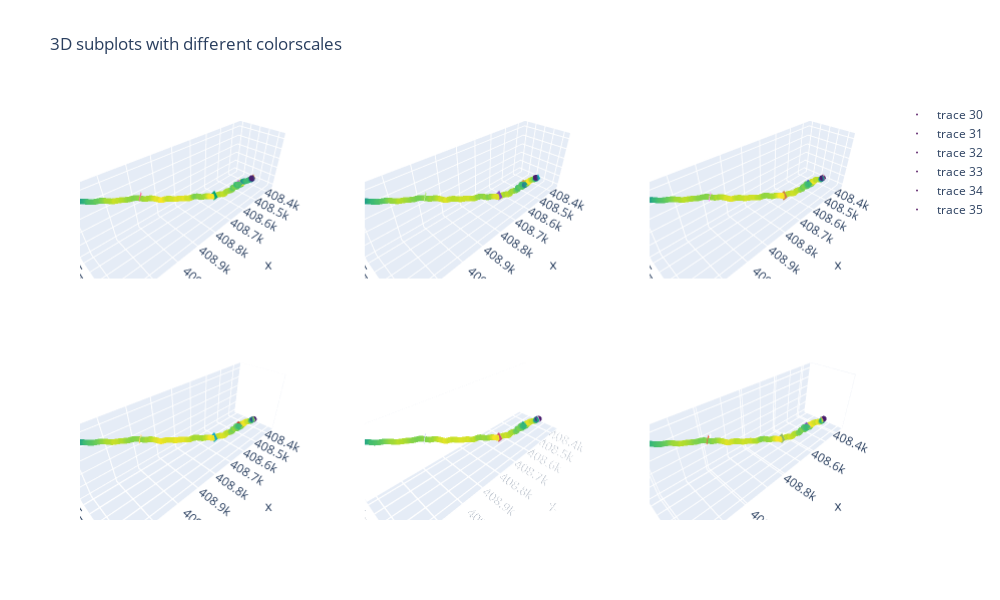

The notebook cell this image was saved under:
### Code cell
import plotly.graph_objects as go
from plotly.subplots import make_subplots
import numpy as np


fig = make_subplots(
    rows=(len(Liste_départ_arrivé_index)-1)//3+1, cols=3,specs=[[{'type': 'scene'}]*3]*((len(Liste_départ_arrivé_index)-1)//3+1))

longeur_plan=20


for i in range(len(n)) :
        
    vecteur_colineaire=np.array([1,1,-1*(n[i][0]+n[i][1])/n[i][2]])
    vecteur_colineaire_2=np.array([0,1,-1*(n[i][1])/n[i][2]])
    vecteur_colineaire_3=np.array([1,0,-1*(n[i][0])/n[i][2]])

    angle=np.pi/2
    #matrice_de_rotation_par_rapport_a_n[i]
    matrice_de_rotation_par_rapport_a_N=np.array([[np.cos(angle)+n[i][0]**2*(1-np.cos(angle)),n[i][0]*n[i][1]*(1-np.cos(angle))-n[i][2]*np.sin(angle),n[i][0]*n[i][2]*(1-np.cos(angle))+n[i][1]*np.sin(angle)],[n[i][1]*n[i][0]*(1-np.cos(angle))+n[i][2]*np.sin(angle),np.cos(angle)+n[i][1]**2*(1-np.cos(angle)),n[i][1]*n[i][2]*(1-np.cos(angle))-n[i][0]*np.sin(angle)],[n[i][2]*n[i][0]*(1-np.cos(angle))-n[i][1]*np.sin(angle),n[i][2]*n[i][1]*(1-np.cos(angle))+n[i][0]*np.sin(angle),np.cos(angle)+n[i][2]**2*(1-np.cos(angle))]])
    vecteur_colineaire_4=np.dot(matrice_de_rotation_par_rapport_a_N,vecteur_colineaire)

    vecteur_colineaire=vecteur_colineaire/np.linalg.norm(vecteur_colineaire)
    vecteur_colineaire_2=vecteur_colineaire_2/np.linalg.norm(vecteur_colineaire_2)
    vecteur_colineaire_3=vecteur_colineaire_3/np.linalg.norm(vecteur_colineaire_3)
    vecteur_colineaire_4=vecteur_colineaire_4/np.linalg.norm(vecteur_colineaire_4)

    point_1=p[i]+longeur_plan*vecteur_colineaire
    point_2=p[i]-longeur_plan*vecteur_colineaire
    point_3=p[i]+longeur_plan*vecteur_colineaire_4
    point_4=p[i]-longeur_plan*vecteur_colineaire_4

    x = [point_1[0], point_2[0],point_3[0],point_4[0]]
    y = [point_1[1], point_2[1],point_3[1],point_4[1]]
    z = [point_1[2], point_2[2],point_3[2],point_4[2]]
    for j in range(len(Liste_départ_arrivé_index)) :
        fig.add_trace(go.Mesh3d(x=x, y=y, z=z,),row=(j)//3+1, col=(j)%3+1)


for i in range(len(Liste_départ_arrivé_index)):
    # Read data from a csv
    vitesse=data['speed[km/h]'][Liste_départ_arrivé_index[i][0]:Liste_départ_arrivé_index[i][1]]
    Lat=data['Latitude[deg]'][Liste_départ_arrivé_index[i][0]:Liste_départ_arrivé_index[i][1]].to_numpy()
    Long=data['Longitude[deg]'][Liste_départ_arrivé_index[i][0]:Liste_départ_arrivé_index[i][1]].to_numpy()
    elevation=data['elevation[m]'][Liste_départ_arrivé_index[i][0]:Liste_départ_arrivé_index[i][1]].to_numpy()


    x ,y, z = coordonnées_mercator(Lat,Long,elevation)
    fig.add_trace(go.Scatter3d(x=x,y=y,z=z,mode='markers',marker=dict(size=2,color=vitesse,colorscale='Viridis',opacity=0.8)),row=(i)//3+1, col=(i)%3+1)

fig.update_layout(
    title_text='3D subplots with different colorscales',
    height=600,
    width=1000
)
fig.show()

### Figure 1 — Plotly figure (JSON) as saved in the notebook; plotly's stock layout.template omitted (floating-point values rounded to 4 significant figures; data arrays with more than 128 entries replaced by an {"elided": "..."} marker saying what was removed)
{"data": [{"scene": "scene", "type": "mesh3d", "x": [409200.0, 409200.0, 409200.0, 409200.0], "y": [7521000.0, 7521000.0, 7521000.0, 7521000.0], "z": [478.2, 517.0, 493.2, 502.1]}, {"scene": "scene2", "type": "mesh3d", "x": [409200.0, 409200.0, 409200.0, 409200.0], "y": [7521000.0, 7521000.0, 7521000.0, 7521000.0], "z": [478.2, 517.0, 493.2, 502.1]}, {"scene": "scene3", "type": "mesh3d", "x": [409200.0, 409200.0, 409200.0, 409200.0], "y": [7521000.0, 7521000.0, 7521000.0, 7521000.0], "z": [478.2, 517.0, 493.2, 502.1]}, {"scene": "scene4", "type": "mesh3d", "x": [409200.0, 409200.0, 409200.0, 409200.0], "y": [7521000.0, 7521000.0, 7521000.0, 7521000.0], "z": [478.2, 517.0, 493.2, 502.1]}, {"scene": "scene5", "type": "mesh3d", "x": [409200.0, 409200.0, 409200.0, 409200.0], "y": [7521000.0, 7521000.0, 7521000.0, 7521000.0], "z": [478.2, 517.0, 493.2, 502.1]}, {"scene": "scene6", "type": "mesh3d", "x": [409200.0, 409200.0, 409200.0, 409200.0], "y": [7521000.0, 7521000.0, 7521000.0, 7521000.0], "z": [478.2, 517.0, 493.2, 502.1]}, {"scene": "scene", "type": "mesh3d", "x": [409000.0, 409000.0, 409000.0, 409000.0], "y": [7521000.0, 7521000.0, 7521000.0, 7521000.0], "z": [460.7, 457.7, 439.7, 478.7]}, {"scene": "scene2", "type": "mesh3d", "x": [409000.0, 409000.0, 409000.0, 409000.0], "y": [7521000.0, 7521000.0, 7521000.0, 7521000.0], "z": [460.7, 457.7, 439.7, 478.7]}, {"scene": "scene3", "type": "mesh3d", "x": [409000.0, 409000.0, 409000.0, 409000.0], "y": [7521000.0, 7521000.0, 7521000.0, 7521000.0], "z": [460.7, 457.7, 439.7, 478.7]}, {"scene": "scene4", "type": "mesh3d", "x": [409000.0, 409000.0, 409000.0, 409000.0], "y": [7521000.0, 7521000.0, 7521000.0, 7521000.0], "z": [460.7, 457.7, 439.7, 478.7]}, {"scene": "scene5", "type": "mesh3d", "x": [409000.0, 409000.0, 409000.0, 409000.0], "y": [7521000.0, 7521000.0, 7521000.0, 7521000.0], "z": [460.7, 457.7, 439.7, 478.7]}, {"scene": "scene6", "type": "mesh3d", "x": [409000.0, 409000.0, 409000.0, 409000.0], "y": [7521000.0, 7521000.0, 7521000.0, 7521000.0], "z": [460.7, 457.7, 439.7, 478.7]}, {"scene": "scene", "type": "mesh3d", "x": [408800.0, 408800.0, 408800.0, 408800.0], "y": [7521000.0, 7521000.0, 7521000.0, 7521000.0], "z": [377.3, 415.8, 392.2, 401.0]}, {"scene": "scene2", "type": "mesh3d", "x": [408800.0, 408800.0, 408800.0, 408800.0], "y": [7521000.0, 7521000.0, 7521000.0, 7521000.0], "z": [377.3, 415.8, 392.2, 401.0]}, {"scene": "scene3", "type": "mesh3d", "x": [408800.0, 408800.0, 408800.0, 408800.0], "y": [7521000.0, 7521000.0, 7521000.0, 7521000.0], "z": [377.3, 415.8, 392.2, 401.0]}, {"scene": "scene4", "type": "mesh3d", "x": [408800.0, 408800.0, 408800.0, 408800.0], "y": [7521000.0, 7521000.0, 7521000.0, 7521000.0], "z": [377.3, 415.8, 392.2, 401.0]}, {"scene": "scene5", "type": "mesh3d", "x": [408800.0, 408800.0, 408800.0, 408800.0], "y": [7521000.0, 7521000.0, 7521000.0, 7521000.0], "z": [377.3, 415.8, 392.2, 401.0]}, {"scene": "scene6", "type": "mesh3d", "x": [408800.0, 408800.0, 408800.0, 408800.0], "y": [7521000.0, 7521000.0, 7521000.0, 7521000.0], "z": [377.3, 415.8, 392.2, 401.0]}, {"scene": "scene", "type": "mesh3d", "x": [408600.0, 408600.0, 408600.0, 408600.0], "y": [7521000.0, 7521000.0, 7521000.0, 7521000.0], "z": [311.8, 346.5, 324.5, 333.7]}, {"scene": "scene2", "type": "mesh3d", "x": [408600.0, 408600.0, 408600.0, 408600.0], "y": [7521000.0, 7521000.0, 7521000.0, 7521000.0], "z": [311.8, 346.5, 324.5, 333.7]}, {"scene": "scene3", "type": "mesh3d", "x": [408600.0, 408600.0, 408600.0, 408600.0], "y": [7521000.0, 7521000.0, 7521000.0, 7521000.0], "z": [311.8, 346.5, 324.5, 333.7]}, {"scene": "scene4", "type": "mesh3d", "x": [408600.0, 408600.0, 408600.0, 408600.0], "y": [7521000.0, 7521000.0, 7521000.0, 7521000.0], "z": [311.8, 346.5, 324.5, 333.7]}, {"scene": "scene5", "type": "mesh3d", "x": [408600.0, 408600.0, 408600.0, 408600.0], "y": [7521000.0, 7521000.0, 7521000.0, 7521000.0], "z": [311.8, 346.5, 324.5, 333.7]}, {"scene": "scene6", "type": "mesh3d", "x": [408600.0, 408600.0, 408600.0, 408600.0], "y": [7521000.0, 7521000.0, 7521000.0, 7521000.0], "z": [311.8, 346.5, 324.5, 333.7]}, {"scene": "scene", "type": "mesh3d", "x": [408400.0, 408400.0, 408400.0, 408400.0], "y": [7521000.0, 7521000.0, 7521000.0, 7521000.0], "z": [240.5, 278.8, 254.3, 264.9]}, {"scene": "scene2", "type": "mesh3d", "x": [408400.0, 408400.0, 408400.0, 408400.0], "y": [7521000.0, 7521000.0, 7521000.0, 7521000.0], "z": [240.5, 278.8, 254.3, 264.9]}, {"scene": "scene3", "type": "mesh3d", "x": [408400.0, 408400.0, 408400.0, 408400.0], "y": [7521000.0, 7521000.0, 7521000.0, 7521000.0], "z": [240.5, 278.8, 254.3, 264.9]}, {"scene": "scene4", "type": "mesh3d", "x": [408400.0, 408400.0, 408400.0, 408400.0], "y": [7521000.0, 7521000.0, 7521000.0, 7521000.0], "z": [240.5, 278.8, 254.3, 264.9]}, {"scene": "scene5", "type": "mesh3d", "x": [408400.0, 408400.0, 408400.0, 408400.0], "y": [7521000.0, 7521000.0, 7521000.0, 7521000.0], "z": [240.5, 278.8, 254.3, 264.9]}, {"scene": "scene6", "type": "mesh3d", "x": [408400.0, 408400.0, 408400.0, 408400.0], "y": [7521000.0, 7521000.0, 7521000.0, 7521000.0], "z": [240.5, 278.8, 254.3, 264.9]}, {"marker": {"color": {"elided": "618 float values"}, "colorscale": [[0, "#440154"], [0.1111, "#482878"], [0.2222, "#3e4989"], [0.3333, "#31688e"], [0.4444, "#26828e"], [0.5556, "#1f9e89"], [0.6667, "#35b779"], [0.7778, "#6ece58"], [0.8889, "#b5de2b"], [1, "#fde725"]], "opacity": 0.8, "size": 2}, "mode": "markers", "scene": "scene", "type": "scatter3d", "x": {"elided": "618 float values"}, "y": {"elided": "618 float values"}, "z": {"elided": "618 float values"}}, {"marker": {"color": {"elided": "613 float values"}, "colorscale": [[0, "#440154"], [0.1111, "#482878"], [0.2222, "#3e4989"], [0.3333, "#31688e"], [0.4444, "#26828e"], [0.5556, "#1f9e89"], [0.6667, "#35b779"], [0.7778, "#6ece58"], [0.8889, "#b5de2b"], [1, "#fde725"]], "opacity": 0.8, "size": 2}, "mode": "markers", "scene": "scene2", "type": "scatter3d", "x": {"elided": "613 float values"}, "y": {"elided": "613 float values"}, "z": {"elided": "613 float values"}}, {"marker": {"color": {"elided": "607 float values"}, "colorscale": [[0, "#440154"], [0.1111, "#482878"], [0.2222, "#3e4989"], [0.3333, "#31688e"], [0.4444, "#26828e"], [0.5556, "#1f9e89"], [0.6667, "#35b779"], [0.7778, "#6ece58"], [0.8889, "#b5de2b"], [1, "#fde725"]], "opacity": 0.8, "size": 2}, "mode": "markers", "scene": "scene3", "type": "scatter3d", "x": {"elided": "607 float values"}, "y": {"elided": "607 float values"}, "z": {"elided": "607 float values"}}, {"marker": {"color": {"elided": "610 float values"}, "colorscale": [[0, "#440154"], [0.1111, "#482878"], [0.2222, "#3e4989"], [0.3333, "#31688e"], [0.4444, "#26828e"], [0.5556, "#1f9e89"], [0.6667, "#35b779"], [0.7778, "#6ece58"], [0.8889, "#b5de2b"], [1, "#fde725"]], "opacity": 0.8, "size": 2}, "mode": "markers", "scene": "scene4", "type": "scatter3d", "x": {"elided": "610 float values"}, "y": {"elided": "610 float values"}, "z": {"elided": "610 float values"}}, {"marker": {"color": {"elided": "620 float values"}, "colorscale": [[0, "#440154"], [0.1111, "#482878"], [0.2222, "#3e4989"], [0.3333, "#31688e"], [0.4444, "#26828e"], [0.5556, "#1f9e89"], [0.6667, "#35b779"], [0.7778, "#6ece58"], [0.8889, "#b5de2b"], [1, "#fde725"]], "opacity": 0.8, "size": 2}, "mode": "markers", "scene": "scene5", "type": "scatter3d", "x": {"elided": "620 float values"}, "y": {"elided": "620 float values"}, "z": {"elided": "620 float values"}}, {"marker": {"color": {"elided": "628 float values"}, "colorscale": [[0, "#440154"], [0.1111, "#482878"], [0.2222, "#3e4989"], [0.3333, "#31688e"], [0.4444, "#26828e"], [0.5556, "#1f9e89"], [0.6667, "#35b779"], [0.7778, "#6ece58"], [0.8889, "#b5de2b"], [1, "#fde725"]], "opacity": 0.8, "size": 2}, "mode": "markers", "scene": "scene6", "type": "scatter3d", "x": {"elided": "628 float values"}, "y": {"elided": "628 float values"}, "z": {"elided": "628 float values"}}], "layout": {"height": 600, "scene": {"domain": {"x": [0, 0.2889], "y": [0.575, 1]}}, "scene2": {"domain": {"x": [0.3556, 0.6444], "y": [0.575, 1]}}, "scene3": {"domain": {"x": [0.7111, 1], "y": [0.575, 1]}}, "scene4": {"domain": {"x": [0, 0.2889], "y": [0, 0.425]}}, "scene5": {"domain": {"x": [0.3556, 0.6444], "y": [0, 0.425]}}, "scene6": {"domain": {"x": [0.7111, 1], "y": [0, 0.425]}}, "title": {"text": "3D subplots with different colorscales"}, "width": 1000}}
